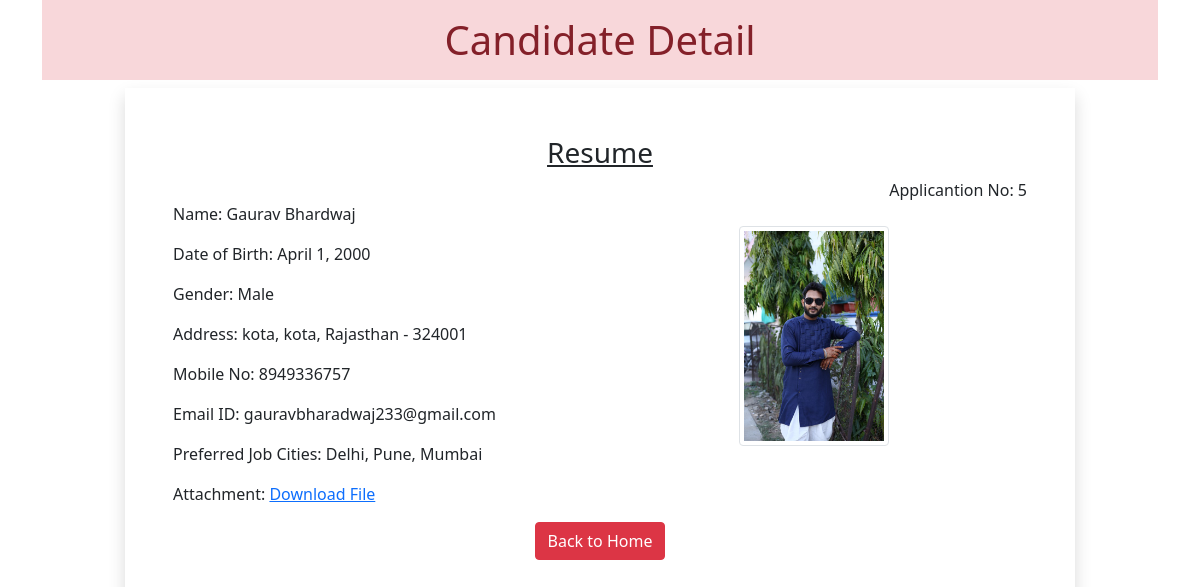
The page /5 on the database its author committed.
### app1/models.py (models this page shows)
class Resume(models.Model):
 name = models.CharField(max_length=100)
 dob = models.DateField(auto_now=False, auto_now_add=False)
 gender = models.CharField(max_length=100)
 locality = models.CharField(max_length=100)
 city = models.CharField(max_length=100)
 pin = models.PositiveIntegerField()
 state = models.CharField(choices=STATE_CHOICE, max_length=50)
 mobile = models.PositiveIntegerField()
 email = models.EmailField()
 job_city = models.CharField(max_length=50)
 profile_image = models.ImageField(upload_to='profileimg', blank=True)
 my_file = models.FileField(upload_to='doc', blank=True)

### app1/views.py (the view)
# urls.py: path('<int:pk>', views.CandidateView.as_view(), name='candidate')
class CandidateView(View):
 def get(self, request, pk):
  candidate = Resume.objects.get(pk=pk)
  return render(request, 'myapp/candidate.html', {'candidate':candidate})

### app1/templatetags/myfilter.py (called while the page is built)
@register.filter(name='remove_special')
def remove_chars(value, arg):
 for character in arg:
  value = value.replace(character, "")
 return value

### app1/templates/myapp/candidate.html (shortened to what this page needs)
<!DOCTYPE html>
{% load myfilter %}
<html lang="en">
<head>
  <link href="https://cdn.jsdelivr.net/npm/bootstrap@5.0.0-beta2/dist/css/bootstrap.min.css" rel="stylesheet">
</head>
<body>
  <div class="container">
   <h1 class="alert-danger text-center p-3">Candidate Detail</h1>
   <div class="row">
    <div class="col-sm-10 shadow p-5 offset-sm-1">
     <h3 class="text-center"><u>Resume</u></h3>
     <p class="float-end">Applicantion No: {{candidate.id}}</p></br>
     <img src="{{candidate.profile_image.url}}" alt="{{candidate.name}}" class="img-fluid img-thumbnail float-end  mt-4" width="150" height="150">
     <p>Name: {{candidate.name}}</p>
     <p>Date of Birth: {{candidate.dob}}</p>
     <p>Gender: {{candidate.gender}}</p>
     <p>Address: {{candidate.locality}}, {{candidate.city}}, {{candidate.state}} - {{candidate.pin}}</p>
     <p>Mobile No: {{candidate.mobile}}</p>
     <p>Email ID: {{candidate.email}}</p>
     <p>Preferred Job Cities: {{candidate.job_city|remove_special:"[]'"}}</p>
     <p>Attachment: <a href="{{candidate.my_file.url}}">Download File</a></p>
    <div class="text-center">
     <a href="/" class="btn btn-danger">Back to Home</a>
    </div>
    </div>
   </div>
  </div>
</body>
</html>

### rows shown on the page
Resume: id "5", profile_image (picture), name "Gaurav Bhardwaj", dob "April 1, 2000", gender "Male", locality "kota", city "kota", state "Rajasthan", pin "324001", mobile "8949336757", email "gauravbharadwaj233@gmail.com", job_city|remove_special "Delhi, Pune, Mumbai"
